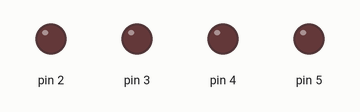
This sketch was run on a simulated Arduino Uno, built with avr-gcc and run on an emulated ATmega328P. Shown: output pins drawn as LEDs (lit = HIGH).

Above: at 0.5 s.
At 2.0 s:
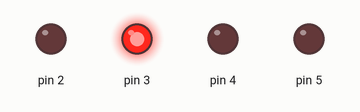
At 4.1 s:
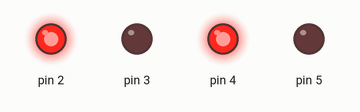
At 7.6 s:
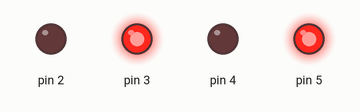
At 11.1 s:
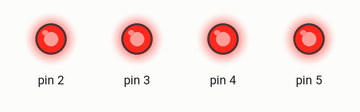
At 14.2 s:
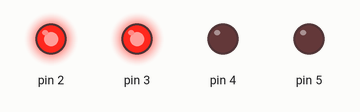
Timing chart, 0 to 15.0 s (numbered marks = the images above):
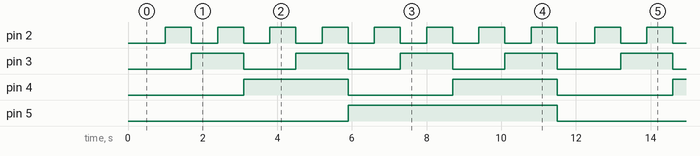

The sketch:

blink.ino
```cpp
int del=700;


void PinSetup(){

  for(int i=2; i<6; i++)
pinMode(i, OUTPUT);

}


void setup() {

 PinSetup();
}

// the loop function runs over and over again forever
void loop() {

  BinaryCount();

}

void All_Blink(){

for(int i=2; i<6;i++){

  digitalWrite(i, HIGH);   // turn the LED on (HIGH is the voltage level)

}
 delay(200);

 for(int i=2; i<6;i++){

  digitalWrite(i, LOW);// turn the LED on (HIGH is the voltage level)

}                   // wait for a second
      // turn the LED off by making the voltage LOW
  delay(200);

}

void BinaryCount(){

digitalWrite(2, LOW);
digitalWrite(3, LOW);
digitalWrite(4, LOW);
digitalWrite(5, LOW);

delay(del+300);

digitalWrite(2, HIGH);
digitalWrite(3, LOW);
digitalWrite(4, LOW);
digitalWrite(5, LOW);

delay(del);

digitalWrite(2, LOW);
digitalWrite(3, HIGH);
digitalWrite(4, LOW);
digitalWrite(5, LOW);

delay(del);

digitalWrite(2, HIGH);
digitalWrite(3, HIGH);
digitalWrite(4, LOW);
digitalWrite(5, LOW);

delay(del);

digitalWrite(2, LOW);
digitalWrite(3, LOW);
digitalWrite(4, HIGH);
digitalWrite(5, LOW);

delay(del);

digitalWrite(2, HIGH);
digitalWrite(3, LOW);
digitalWrite(4, HIGH);
digitalWrite(5, LOW);

delay(del);

digitalWrite(2, LOW);
digitalWrite(3, HIGH);
digitalWrite(4, HIGH);
digitalWrite(5, LOW);

delay(del);

digitalWrite(2, HIGH);
digitalWrite(3, HIGH);
digitalWrite(4, HIGH);
digitalWrite(5, LOW);

delay(del);

digitalWrite(2, LOW);
digitalWrite(3, LOW);
digitalWrite(4, LOW);
digitalWrite(5, HIGH);

delay(del);

digitalWrite(2, HIGH);
digitalWrite(3, LOW);
digitalWrite(4, LOW);
digitalWrite(5, HIGH);

delay(del);

digitalWrite(2, LOW);
digitalWrite(3, HIGH);
digitalWrite(4, LOW);
digitalWrite(5, HIGH);

delay(del);

digitalWrite(2, HIGH);
digitalWrite(3, HIGH);
digitalWrite(4, LOW);
digitalWrite(5, HIGH);

delay(del);

digitalWrite(2, LOW);
digitalWrite(3, LOW);
digitalWrite(4, HIGH);
digitalWrite(5, HIGH);

delay(del);

digitalWrite(2, HIGH);
digitalWrite(3, LOW);
digitalWrite(4, HIGH);
digitalWrite(5, HIGH);

delay(del);

digitalWrite(2, LOW);
digitalWrite(3, HIGH);
digitalWrite(4, HIGH);
digitalWrite(5, HIGH);

delay(del);

digitalWrite(2, HIGH);
digitalWrite(3, HIGH);
digitalWrite(4, HIGH);
digitalWrite(5, HIGH);

delay(del);

}
```

Measured:
- by itself, pin 2: repeats every 11.5 s: 7 × (LOW 0.70 s, HIGH 0.70 s), LOW 1.0 s, HIGH 0.70 s
- by itself, pin 3: repeats every 11.5 s: 3 × (LOW 1.4 s, HIGH 1.4 s), LOW 1.7 s, HIGH 1.4 s
- by itself, pin 4: alternates HIGH for 2.8 s and LOW for 3.0 s
- by itself, pin 5: alternates HIGH for 5.6 s and LOW for 5.9 s
